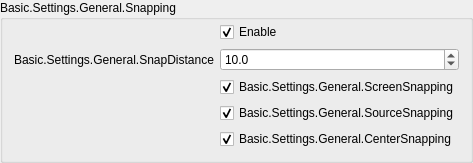
                   <widget class="QGroupBox" name="groupBox_10">
                    <property name="enabled">
                     <bool>true</bool>
                    </property>
                    <property name="sizePolicy">
                     <sizepolicy hsizetype="Preferred" vsizetype="Maximum">
                      <horstretch>0</horstretch>
                      <verstretch>0</verstretch>
                     </sizepolicy>
                    </property>
                    <property name="title">
                     <string>Basic.Settings.General.Snapping</string>
                    </property>
                    <property name="flat">
                     <bool>false</bool>
                    </property>
                    <layout class="QFormLayout" name="formLayout_21">
                     <property name="fieldGrowthPolicy">
                      <enum>QFormLayout::AllNonFixedFieldsGrow</enum>
                     </property>
                     <property name="labelAlignment">
                      <set>Qt::AlignRight|Qt::AlignTrailing|Qt::AlignVCenter</set>
                     </property>
                     <property name="topMargin">
                      <number>2</number>
                     </property>
                     <item row="0" column="1">
                      <widget class="PLSCheckBox" name="snappingEnabled">
                       <property name="text">
                        <string>Enable</string>
                       </property>
                       <property name="checked">
                        <bool>true</bool>
                       </property>
                      </widget>
                     </item>
                     <item row="1" column="1">
                      <layout class="QVBoxLayout" name="verticalLayout_34">
                       <property name="spacing">
                        <number>0</number>
                       </property>
                       <property name="topMargin">
                        <number>0</number>
                       </property>
                       <property name="bottomMargin">
                        <number>0</number>
                       </property>
                       <item>
                        <widget class="PLSDoubleSpinBox" name="snapDistance">
                         <property name="decimals">
                          <number>1</number>
                         </property>
                         <property name="singleStep">
                          <double>0.500000000000000</double>
                         </property>
                         <property name="value">
                          <double>10.000000000000000</double>
                         </property>
                        </widget>
                       </item>
                      </layout>
                     </item>
                     <item row="3" column="0">
                      <spacer name="horizontalSpacer_4">
                       <property name="orientation">
                        <enum>Qt::Horizontal</enum>
                       </property>
                       <property name="sizeType">
                        <enum>QSizePolicy::Fixed</enum>
                       </property>
                       <property name="sizeHint" stdset="0">
                        <size>
                         <width>133</width>
                         <height>5</height>
                        </size>
                       </property>
                      </spacer>
                     </item>
                     <item row="3" column="1">
                      <widget class="PLSCheckBox" name="screenSnapping">
                       <property name="text">
                        <string>Basic.Settings.General.ScreenSnapping</string>
                       </property>
                       <property name="checked">
                        <bool>true</bool>
                       </property>
                      </widget>
                     </item>
                     <item row="4" column="1">
                      <widget class="PLSCheckBox" name="sourceSnapping">
                       <property name="text">
                        <string>Basic.Settings.General.SourceSnapping</string>
                       </property>
                       <property name="checked">
                        <bool>true</bool>
                       </property>
                      </widget>
                     </item>
                     <item row="5" column="1">
                      <widget class="PLSCheckBox" name="centerSnapping">
                       <property name="text">
                        <string>Basic.Settings.General.CenterSnapping</string>
                       </property>
                       <property name="checked">
                        <bool>true</bool>
                       </property>
                      </widget>
                     </item>
                     <item row="1" column="0">
                      <layout class="QVBoxLayout" name="verticalLayout_46">
                       <property name="spacing">
                        <number>0</number>
                       </property>
                       <property name="leftMargin">
                        <number>0</number>
                       </property>
                       <property name="topMargin">
                        <number>0</number>
                       </property>
                       <property name="rightMargin">
                        <number>0</number>
                       </property>
                       <property name="bottomMargin">
                        <number>0</number>
                       </property>
                       <item>
                        <widget class="QLabel" name="label_9">
                         <property name="text">
                          <string>Basic.Settings.General.SnapDistance</string>
                         </property>
                         <property name="buddy">
                          <cstring>snapDistance</cstring>
                         </property>
                         <property name="useFor" stdset="0">
                          <string notr="true">FormLabelRole</string>
                         </property>
                        </widget>
                       </item>
                      </layout>
                     </item>
                    </layout>
                   </widget>
